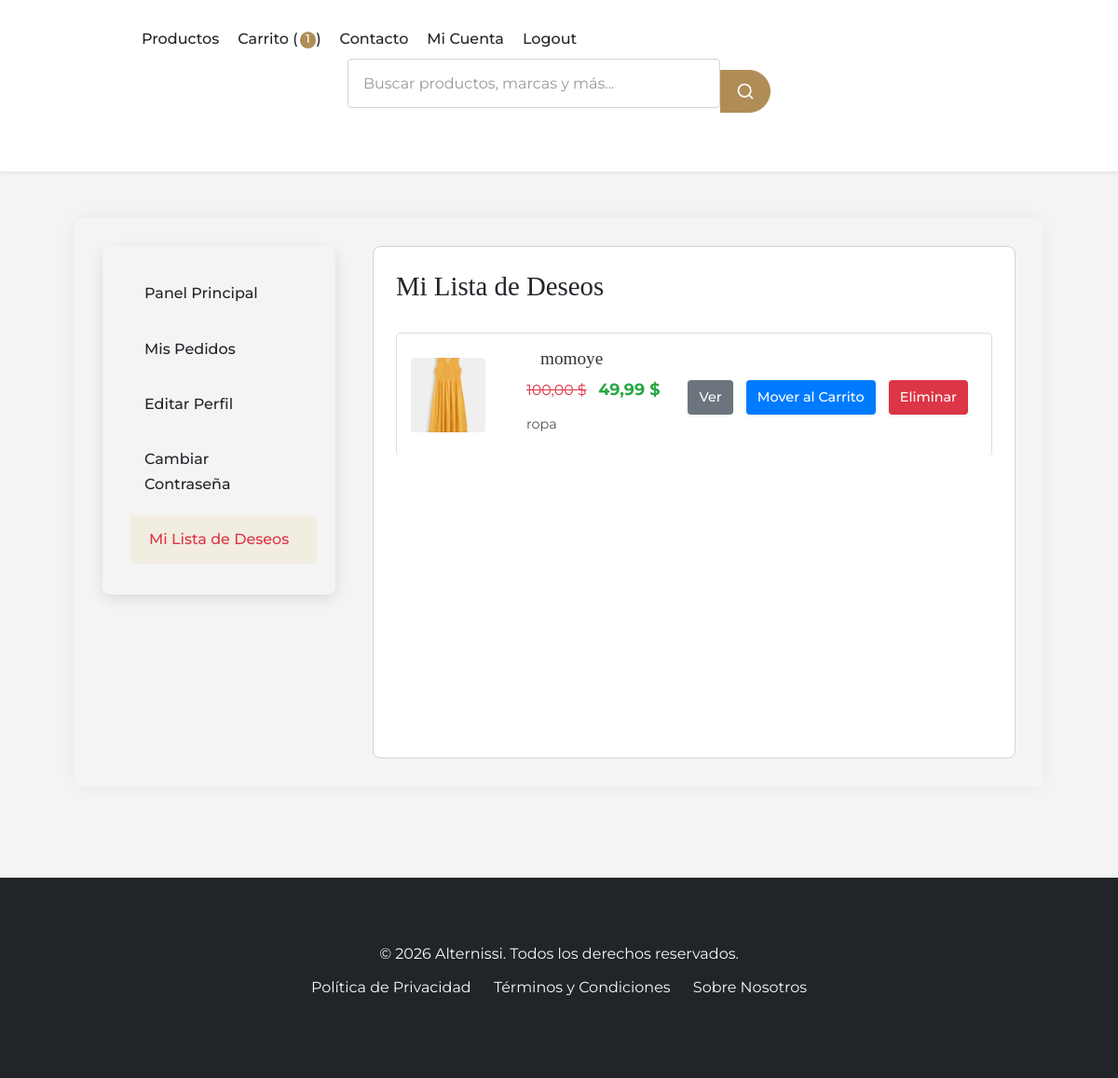
The page /lista-deseos/ (signed in) on the database its author committed.
### post/models.py (models this page shows, shortened)
class TimeStampedModel(models.Model):
    creado = models.DateTimeField(auto_now_add=True, db_index=True)
    actualizado = models.DateTimeField(auto_now=True)
    class Meta:
        abstract = True

class Producto(TimeStampedModel):
    class Talla(models.TextChoices):
        XS = 'XS', 'Extra Small'
        S = 'S', 'Small'
        M = 'M', 'Medium'
        L = 'L', 'Large'
        XL = 'XL', 'Extra Large'
        XXL = 'XXL', 'Extra Extra Large'
        U = 'U', 'Única'
    class Genero(models.TextChoices):
        HOMBRE = 'H', 'Hombre'
        MUJER = 'M', 'Mujer'
        UNISEX = 'U', 'Unisex'
        NINO = 'N', 'Niño'
    nombre = models.CharField(max_length=200)
    slug = models.SlugField(max_length=200, unique=True, allow_unicode=True)
    sku = models.CharField(max_length=50, unique=True, editable=False, default=generar_sku)
    descripcion = models.TextField()
    caracteristicas = models.JSONField(default=dict, blank=True)  # Django 5.0+ feature
    precio = models.DecimalField(max_digits=12, decimal_places=2)
    precio_descuento = models.DecimalField(
        max_digits=12,
        decimal_places=2,
        blank=True,
        null=True,
        help_text="Si se especifica, será el precio mostrado como oferta."
    )
    categoria = models.ForeignKey(
        Categoria,
        related_name='productos',
        on_delete=models.PROTECT
    )
    marca = models.ForeignKey(
        Marca,
        related_name='productos',
        on_delete=models.SET_NULL,
        null=True,
        blank=True
    )
    talla = models.CharField(
        max_length=4,
        choices=Talla.choices,
        default=Talla.U
    )
    genero = models.CharField(
        max_length=1,
        choices=Genero.choices,
        default=Genero.UNISEX
    )
    color = models.CharField(max_length=50)
    material = models.CharField(max_length=100)
    stock = models.PositiveIntegerField()
    disponible = models.BooleanField(default=True)
    destacado = models.BooleanField(default=False)
    nuevo = models.BooleanField(default=False)
    etiquetas = models.ManyToManyField('EtiquetaProducto', blank=True)
    class Meta:
        ordering = ['-creado']
        indexes = [
            models.Index(fields=['nombre']),
            models.Index(fields=['precio']),
            models.Index(fields=['disponible']),
            models.Index(fields=['destacado']),
            models.Index(fields=['nuevo']),
            models.Index(fields=['categoria', 'disponible']),
        ]
        constraints = [
            models.CheckConstraint(
                check=Q(precio__gte=0),
                name='precio_positivo'
            ),
            models.CheckConstraint(
                check=Q(precio_descuento__isnull=True) | Q(precio_descuento__lt=F('precio')),
                name='descuento_valido'
            ),
        ]
    def get_absolute_url(self):
        return reverse('tienda:detalle_producto', args=[self.id, self.slug])
    @property
    def tiene_descuento(self):
        return self.precio_descuento is not None and self.precio_descuento < self.precio
    @property
    def precio_actual(self):
        return self.precio_descuento if self.tiene_descuento else self.precio

class ImagenProducto(TimeStampedModel):
    producto = models.ForeignKey(
        Producto,
        related_name='imagenes',
        on_delete=models.CASCADE
    )
    imagen = models.ImageField(
        upload_to='productos/',
        help_text="Imagen del producto (recomendado 800x800px)"
    )
    orden = models.PositiveIntegerField(default=0)
    principal = models.BooleanField(default=False)
    alt_text = models.CharField(
        max_length=125,
        blank=True,
        help_text="Texto alternativo para accesibilidad (SEO)"
    )
    class Meta:
        ordering = ['orden']
        verbose_name = 'imagen de producto'
        verbose_name_plural = 'imágenes de producto'
        constraints = [
            models.UniqueConstraint(
                fields=['producto', 'principal'],
                condition=Q(principal=True),
                name='unica_imagen_principal'
            )
        ]

class Categoria(TimeStampedModel):
    nombre = models.CharField(max_length=100, unique=True)
    slug = models.SlugField(max_length=100, unique=True, allow_unicode=True)
    descripcion = models.TextField(blank=True)
    imagen = models.ImageField(upload_to='categorias/', blank=True, null=True)
    activo = models.BooleanField(default=True)
    orden = models.PositiveIntegerField(default=0)
    class Meta:
        verbose_name = 'categoría'
        verbose_name_plural = 'categorías'
        ordering = ['orden', 'nombre']
        indexes = [
            models.Index(fields=['nombre']),
            models.Index(fields=['activo']),
        ]

### post/views.py (the view, shortened to what this page needs)
# urls.py: path('lista-deseos/', views.VerListaDeseosView.as_view(), name='ver_lista_deseos'),
class VerListaDeseosView(LoginRequiredMixin, DetailView):
    model = ListaDeseos
    template_name = 'post/lista_deseos.html'    # Corregido
    context_object_name = 'lista_deseos'
    def get_object(self):
        cliente, _ = Cliente.objects.get_or_create(
            usuario=self.request.user,
            defaults={'email': self.request.user.email} # Añadir defaults mínimos si se crea aquí
        )
        lista, created = ListaDeseos.objects.get_or_create(cliente=cliente)
        return lista
    def get_context_data(self, **kwargs):
        context = super().get_context_data(**kwargs)
        return context

### post/context_processors.py (called while the page is built)
def tienda_config_processor(request):
    config = ConfiguracionTienda.obtener_configuracion()
    moneda_simbolo_global = '$'
    if config and hasattr(config, 'simbolo_moneda') and config.simbolo_moneda:
        moneda_simbolo_global = config.simbolo_moneda
    return {
        'tienda_config': config,
        'moneda_simbolo_global': moneda_simbolo_global
    }

### post/models.py (called while the page is built)
    @property
    def total_items(self):
        return self.items.aggregate(total=Sum('cantidad'))['total'] or 0

    @property
    def subtotal(self):
        return sum(item.subtotal for item in self.items.all())

    def get_total(self, cliente_actual=None): # cliente_actual puede ser self.cliente
        s_total = self.subtotal # Cachear para evitar múltiples llamadas a la property
        descuento_aplicado = 0
        if cliente_actual is None and self.cliente:
            cliente_actual = self.cliente
        if self.cupon and self.cupon.es_valido(cliente=cliente_actual, subtotal=s_total):
            descuento_aplicado = self.cupon.aplicar_descuento(s_total)
        return s_total - descuento_aplicado

    @property
    def descuento_aplicado(self): # Para mostrar en el template, cliente_actual se infiere de self.cliente
        cliente_para_validacion = self.cliente # Puede ser None si es un carrito de sesión
        if self.cupon and self.cupon.es_valido(cliente=cliente_para_validacion, subtotal=self.subtotal):
            return self.cupon.aplicar_descuento(self.subtotal)
        return 0

    @property
    def subtotal(self):
        return self.precio * self.cantidad

    @classmethod
    def obtener_configuracion(cls):
        return cls.objects.filter(activo=True).first()

### post/templates/post/lista_deseos.html (shortened to what this page needs)
{% extends "post/base.html" %}
{% load static %}
{% block content %}
<div class="account-container">
    <div class="account-grid">
        <aside class="account-nav">
            <ul>
                <li><a href="{% url 'tienda:cuenta_dashboard' %}">Panel Principal</a></li>
                <li><a href="{% url 'tienda:lista_pedidos_cliente' %}">Mis Pedidos</a></li>
                <li><a href="{% url 'tienda:editar_perfil_cliente' %}">Editar Perfil</a></li>
                <li><a href="{% url 'tienda:password_change' %}">Cambiar Contraseña</a></li>
                <li><a href="{% url 'tienda:ver_lista_deseos' %}" class="active">Mi Lista de Deseos</a></li>
            </ul>
        </aside>
        <main class="account-content">
            <h2>Mi Lista de Deseos</h2>
            {% if lista_deseos and lista_deseos.productos.all %}
                <div class="wishlist-items-container">
                    {% for producto in lista_deseos.productos.all %}
                        <article class="wishlist-item">
                            <a href="{{ producto.get_absolute_url }}">
                                {% if producto.imagenes.first %}<img src="{{ producto.imagenes.first.imagen.url }}" alt="{{ producto.nombre }}">
                                {% else %}<img src="{% static 'post/images/placeholder.png' %}" alt="Imagen no disponible">{% endif %}
                            </a>
                            <div class="wishlist-item-info">
                                <h3><a href="{{ producto.get_absolute_url }}">{{ producto.nombre }}</a></h3>
                                <p class="precio">
                                    {% if producto.tiene_descuento %}
                                        <span class="precio-original" style="text-decoration: line-through; color: #dc3545; margin-right: 8px; font-size: 0.9em;">{{ producto.precio|floatformat:2 }} {{moneda_simbolo|default:'$'}}</span>
                                        <span class="precio-descuento" style="font-weight: bold;">{{ producto.precio_actual|floatformat:2 }} {{moneda_simbolo|default:'$'}}</span>
                                    {% else %}{{ producto.precio_actual|floatformat:2 }} {{moneda_simbolo|default:'$'}}{% endif %}
                                </p>
                                <p style="font-size:0.9em; color:#555;">{{ producto.categoria.nombre }}</p>
                            </div>
                            <div class="wishlist-item-actions">
                                <a href="{{ producto.get_absolute_url }}" class="btn btn-view">Ver</a>
                                <form action="{% url 'tienda:mover_deseo_a_carrito' producto_id=producto.id %}" method="post" style="display:inline;">
                                    <button type="submit" class="btn btn-add-cart">Mover al Carrito</button>
                                </form>
                                <form action="{% url 'tienda:eliminar_de_lista_deseos' producto_id=producto.id %}" method="post" style="display:inline;">
                                    <button type="submit" class="btn btn-remove-wishlist">Eliminar</button>
                                </form>
                            </div>
                        </article>
                    {% endfor %}
                </div>
            {% else %}
                <div class="empty-wishlist">
                    <p>Tu lista de deseos está vacía.</p>
                    <a href="{% url 'tienda:lista_productos' %}" class="btn btn-primary" style="padding:10px 15px; background-color:#007bff; color:white; text-decoration:none; border-radius:4px;">Descubrir productos</a>
                </div>
            {% endif %}
        </main>
    </div>
</div>
{% endblock %}

### post/static/post/css/style.css (style rules this page uses)
:root { --font-primary: 'Montserrat', sans-serif; --font-secondary: 'Playfair Display', serif; --color-white: #FFFFFF; --color-light-gray: #F8F9FA; --color-medium-gray: #CED4DA; --color-dark-gray: #212529; --color-black: #000000; --color-background: #f4f4f4; --color-accent: #B08D57; --color-accent-rgb: 176, 141, 87; --color-accent-hover: #9A7C4F; --color-success: #28A745; --color-error: #DC3545; --color-warning: #FFC107; --border-radius-sm: 4px; --border-radius-md: 8px; --box-shadow-light: 0 2px 4px rgba(0, 0, 0, 0.08); --box-shadow-md: 0 4px 10px rgba(0, 0, 0, 0.1); --transition-fast: all 0.2s ease-in-out; --transition-medium: all 0.3s ease-in-out; }
*, *::before, *::after { box-sizing: border-box; margin: 0; padding: 0; }
body { font-family: var(--font-primary); background-color: var(--color-background); color: var(--color-dark-gray); line-height: 1.7; font-size: 16px; -webkit-font-smoothing: antialiased; -moz-osx-font-smoothing: grayscale; }
h1, h2, h3, h4, h5, h6 { font-family: var(--font-secondary); color: var(--color-dark-gray); margin-top: 1.5rem; margin-bottom: 1rem; line-height: 1.3; }
h2 { font-size: 2.2rem; }
h3 { font-size: 1.8rem; }
p { margin-bottom: 1rem; }
a { color: var(--color-accent); text-decoration: none; transition: var(--transition-fast); }
img { max-width: 100%; height: auto; display: block; }
ul, ol { list-style-position: inside; padding-left: 1.5em; }
main { padding: 2rem 0; min-height: calc(100vh - 250px); }
form { margin-bottom: 1.5rem; }
.btn { display: inline-block; padding: 0.75rem 1.5rem; font-family: var(--font-primary); font-size: 1rem; font-weight: 500; text-align: center; text-decoration: none; border-radius: var(--border-radius-sm); cursor: pointer; transition: var(--transition-medium); border: 1px solid transparent; box-shadow: 0 1px 3px rgba(0,0,0,0.1); }
.account-content { padding: 1.5rem; background-color: var(--color-white); border: 1px solid var(--color-medium-gray); border-radius: var(--border-radius-md); }
.account-content h2 { margin-top: 0; font-family: var(--font-secondary); }
.wishlist-item { display: flex; align-items: center; gap: 1.5rem; padding: 1rem; border-bottom: 1px solid var(--color-medium-gray); }
.wishlist-item:last-child { border-bottom: none; }
.wishlist-item img { max-width: 100px; border-radius: var(--border-radius-sm); }
.wishlist-item-info p { margin-bottom: 0.5rem; }

### rows shown on the page
Producto: imagenes.first.imagen (picture), nombre "momoye", precio "100,00", moneda_simbolo "$", precio_actual "49,99", categoria.nombre "ropa"

### other values the page prints
{{ global_cart_items|default:0 }} "1"
